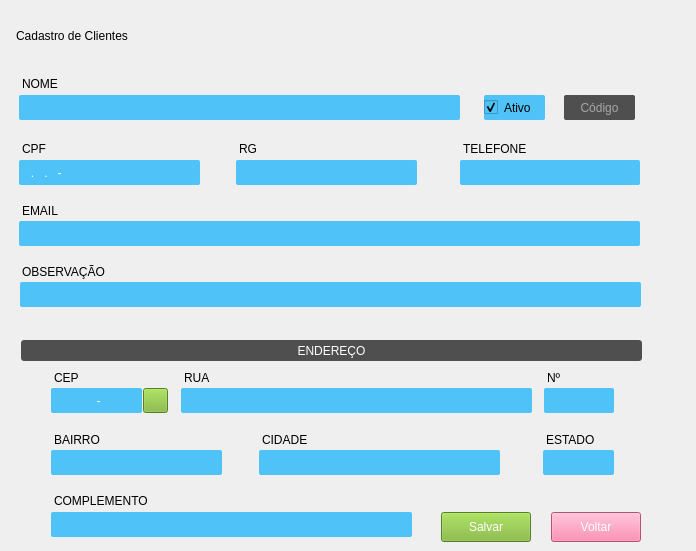
       <widget class="QWidget" name="formCadastroCliente">
        <widget class="QLabel" name="lbl_title_cadastro_cliente">
         <property name="geometry">
          <rect>
           <x>16</x>
           <y>20</y>
           <width>671</width>
           <height>31</height>
          </rect>
         </property>
         <property name="styleSheet">
          <string notr="true">font: 700 20pt &quot;Arial&quot;;
border-bottom: 2px solid;</string>
         </property>
         <property name="text">
          <string>Cadastro de Clientes</string>
         </property>
        </widget>
        <widget class="QLabel" name="lbl_cliente_cpf">
         <property name="geometry">
          <rect>
           <x>22</x>
           <y>141</y>
           <width>49</width>
           <height>16</height>
          </rect>
         </property>
         <property name="styleSheet">
          <string notr="true">font: 700 10pt &quot;Arial&quot;;</string>
         </property>
         <property name="text">
          <string>CPF</string>
         </property>
        </widget>
        <widget class="QLabel" name="lbl_cliente_rg">
         <property name="geometry">
          <rect>
           <x>239</x>
           <y>141</y>
           <width>49</width>
           <height>16</height>
          </rect>
         </property>
         <property name="styleSheet">
          <string notr="true">font: 700 10pt &quot;Arial&quot;;</string>
         </property>
         <property name="text">
          <string>RG</string>
         </property>
        </widget>
        <widget class="QLabel" name="lbl_cliente_nome">
         <property name="geometry">
          <rect>
           <x>22</x>
           <y>76</y>
           <width>61</width>
           <height>16</height>
          </rect>
         </property>
         <property name="styleSheet">
          <string notr="true">font: 700 10pt &quot;Arial&quot;;</string>
         </property>
         <property name="text">
          <string>NOME</string>
         </property>
        </widget>
        <widget class="QLineEdit" name="cliente_nome">
         <property name="geometry">
          <rect>
           <x>19</x>
           <y>95</y>
           <width>441</width>
           <height>25</height>
          </rect>
         </property>
         <property name="styleSheet">
          <string notr="true">QLineEdit{
	background-color: #4fc2f7;
	font: 12pt &quot;Arial&quot;;
	color: rgb(255, 255, 255);
	border:none;
	border-radius: 2px;
}

QLineEdit:Focus {
	border: 1px solid red;
}</string>
         </property>
        </widget>
        <widget class="QLineEdit" name="cpf">
         <property name="geometry">
          <rect>
           <x>19</x>
           <y>160</y>
           <width>181</width>
           <height>25</height>
          </rect>
         </property>
         <property name="styleSheet">
          <string notr="true">QLineEdit{
	background-color: #4fc2f7;
	font: 12pt &quot;Arial&quot;;
	color: rgb(255, 255, 255);
	border:none;
	border-radius: 2px;
}

QLineEdit:Focus {
	border: 1px solid red;
}</string>
         </property>
         <property name="inputMask">
          <string>000.000.000-00</string>
         </property>
        </widget>
        <widget class="QLineEdit" name="rg">
         <property name="geometry">
          <rect>
           <x>236</x>
           <y>160</y>
           <width>181</width>
           <height>25</height>
          </rect>
         </property>
         <property name="styleSheet">
          <string notr="true">QLineEdit{
	background-color: #4fc2f7;
	font: 12pt &quot;Arial&quot;;
	color: rgb(255, 255, 255);
	border:none;
	border-radius: 2px;
}

QLineEdit:Focus {
	border: 1px solid red;
}</string>
         </property>
        </widget>
        <widget class="QLineEdit" name="cliente_email">
         <property name="geometry">
          <rect>
           <x>19</x>
           <y>221</y>
           <width>621</width>
           <height>25</height>
          </rect>
         </property>
         <property name="styleSheet">
          <string notr="true">QLineEdit{
	background-color: #4fc2f7;
	font: 12pt &quot;Arial&quot;;
	color: rgb(255, 255, 255);
	border:none;
	border-radius: 2px;
}

QLineEdit:Focus {
	border: 1px solid red;
}</string>
         </property>
        </widget>
        <widget class="QLabel" name="lbl_cliente_email">
         <property name="geometry">
          <rect>
           <x>22</x>
           <y>203</y>
           <width>49</width>
           <height>16</height>
          </rect>
         </property>
         <property name="styleSheet">
          <string notr="true">font: 700 10pt &quot;Arial&quot;;</string>
         </property>
         <property name="text">
          <string>EMAIL</string>
         </property>
        </widget>
        <widget class="QLabel" name="lbl_cliente_telefone">
         <property name="geometry">
          <rect>
           <x>463</x>
           <y>141</y>
           <width>71</width>
           <height>16</height>
          </rect>
         </property>
         <property name="styleSheet">
          <string notr="true">font: 700 10pt &quot;Arial&quot;;</string>
         </property>
         <property name="text">
          <string>TELEFONE</string>
         </property>
        </widget>
        <widget class="QLineEdit" name="cliente_observacao">
         <property name="geometry">
          <rect>
           <x>20</x>
           <y>282</y>
           <width>621</width>
           <height>25</height>
          </rect>
         </property>
         <property name="styleSheet">
          <string notr="true">QLineEdit{
	background-color: #4fc2f7;
	font: 12pt &quot;Arial&quot;;
	color: rgb(255, 255, 255);
	border:none;
	border-radius: 2px;
}

QLineEdit:Focus {
	border: 1px solid red;
}</string>
         </property>
        </widget>
        <widget class="QLineEdit" name="cliente_telefone">
         <property name="geometry">
          <rect>
           <x>460</x>
           <y>160</y>
           <width>180</width>
           <height>25</height>
          </rect>
         </property>
         <property name="styleSheet">
          <string notr="true">QLineEdit{
	background-color: #4fc2f7;
	font: 12pt &quot;Arial&quot;;
	color: rgb(255, 255, 255);
	border:none;
	border-radius: 2px;
}

QLineEdit:Focus {
	border: 1px solid red;
}</string>
         </property>
        </widget>
        <widget class="QLabel" name="lbl_cliente_observacao">
         <property name="geometry">
          <rect>
           <x>22</x>
           <y>263</y>
           <width>91</width>
           <height>17</height>
          </rect>
         </property>
         <property name="styleSheet">
          <string notr="true">font: 700 10pt &quot;Arial&quot;;</string>
         </property>
         <property name="text">
          <string>OBSERVAÇÃO</string>
         </property>
        </widget>
        <widget class="QLineEdit" name="cliente_cep">
         <property name="geometry">
          <rect>
           <x>51</x>
           <y>388</y>
           <width>91</width>
           <height>25</height>
          </rect>
         </property>
         <property name="focusPolicy">
          <enum>Qt::FocusPolicy::WheelFocus</enum>
         </property>
         <property name="styleSheet">
          <string notr="true">QLineEdit{
	background-color: #4fc2f7;
	font: 12pt &quot;Arial&quot;;
	color: rgb(255, 255, 255);
	border:none;
	border-radius: 2px;
}

QLineEdit:Focus {
	border: 1px solid red;
}</string>
         </property>
         <property name="inputMask">
          <string>99999-999</string>
         </property>
         <property name="alignment">
          <set>Qt::AlignmentFlag::AlignCenter</set>
         </property>
         <property name="placeholderText">
          <string>123456789</string>
         </property>
        </widget>
        <widget class="QLineEdit" name="cliente_nro">
         <property name="geometry">
          <rect>
           <x>544</x>
           <y>388</y>
           <width>70</width>
           <height>25</height>
          </rect>
         </property>
         <property name="focusPolicy">
          <enum>Qt::FocusPolicy::WheelFocus</enum>
         </property>
         <property name="styleSheet">
          <string notr="true">QLineEdit{
	background-color: #4fc2f7;
	font: 12pt &quot;Arial&quot;;
	color: rgb(255, 255, 255);
	border:none;
	border-radius: 2px;
}

QLineEdit:Focus {
	border: 1px solid red;
}</string>
         </property>
         <property name="inputMask">
          <string/>
         </property>
         <property name="alignment">
          <set>Qt::AlignmentFlag::AlignLeading|Qt::AlignmentFlag::AlignLeft|Qt::AlignmentFlag::AlignVCenter</set>
         </property>
         <property name="placeholderText">
          <string/>
         </property>
        </widget>
        <widget class="QPushButton" name="btn_search_cep_cliente">
         <property name="geometry">
          <rect>
           <x>143</x>
           <y>388</y>
           <width>25</width>
           <height>25</height>
          </rect>
         </property>
         <property name="styleSheet">
          <string notr="true">QPushButton {
	font: 10pt &quot;Arial&quot;;
	background-color: #7AB32E;
	color: #FFF;
 }
QPushButton:hover{
	background-color: rgb(0, 170, 0);
}</string>
         </property>
         <property name="text">
          <string/>
         </property>
         <property name="icon">
          <iconset>
           <normaloff>icons/iconSearch.png</normaloff>icons/iconSearch.png</iconset>
         </property>
         <property name="iconSize">
          <size>
           <width>20</width>
           <height>32</height>
          </size>
         </property>
         <property name="checkable">
          <bool>false</bool>
         </property>
         <property name="default">
          <bool>false</bool>
         </property>
         <property name="flat">
          <bool>false</bool>
         </property>
        </widget>
        <widget class="QPushButton" name="btn_save_cliente">
         <property name="geometry">
          <rect>
           <x>441</x>
           <y>512</y>
           <width>90</width>
           <height>30</height>
          </rect>
         </property>
         <property name="styleSheet">
          <string notr="true">QPushButton {
	font: 10pt &quot;Arial&quot;;
	background-color: #7AB32E;
	color: #FFF;
 }
QPushButton:hover{
	background-color: rgb(0, 170, 0);
}</string>
         </property>
         <property name="text">
          <string>Salvar</string>
         </property>
         <property name="icon">
          <iconset>
           <normaloff>icons/iconSave.png</normaloff>icons/iconSave.png</iconset>
         </property>
         <property name="iconSize">
          <size>
           <width>20</width>
           <height>32</height>
          </size>
         </property>
         <property name="checkable">
          <bool>false</bool>
         </property>
         <property name="default">
          <bool>false</bool>
         </property>
         <property name="flat">
          <bool>false</bool>
         </property>
        </widget>
        <widget class="QLineEdit" name="cliente_rua">
         <property name="geometry">
          <rect>
           <x>181</x>
           <y>388</y>
           <width>351</width>
           <height>25</height>
          </rect>
         </property>
         <property name="focusPolicy">
          <enum>Qt::FocusPolicy::WheelFocus</enum>
         </property>
         <property name="styleSheet">
          <string notr="true">QLineEdit{
	background-color: #4fc2f7;
	font: 12pt &quot;Arial&quot;;
	color: rgb(255, 255, 255);
	border:none;
	border-radius: 2px;
}

QLineEdit:Focus {
	border: 1px solid red;
}</string>
         </property>
         <property name="inputMask">
          <string/>
         </property>
         <property name="alignment">
          <set>Qt::AlignmentFlag::AlignLeading|Qt::AlignmentFlag::AlignLeft|Qt::AlignmentFlag::AlignVCenter</set>
         </property>
         <property name="placeholderText">
          <string/>
         </property>
        </widget>
        <widget class="QLineEdit" name="cliente_bairro">
         <property name="geometry">
          <rect>
           <x>51</x>
           <y>450</y>
           <width>171</width>
           <height>25</height>
          </rect>
         </property>
         <property name="focusPolicy">
          <enum>Qt::FocusPolicy::WheelFocus</enum>
         </property>
         <property name="styleSheet">
          <string notr="true">QLineEdit{
	background-color: #4fc2f7;
	font: 12pt &quot;Arial&quot;;
	color: rgb(255, 255, 255);
	border:none;
	border-radius: 2px;
}

QLineEdit:Focus {
	border: 1px solid red;
}</string>
         </property>
         <property name="inputMask">
          <string/>
         </property>
         <property name="alignment">
          <set>Qt::AlignmentFlag::AlignLeading|Qt::AlignmentFlag::AlignLeft|Qt::AlignmentFlag::AlignVCenter</set>
         </property>
         <property name="placeholderText">
          <string/>
         </property>
        </widget>
        <widget class="QLabel" name="lbl_cliente_bairro">
         <property name="geometry">
          <rect>
           <x>54</x>
           <y>432</y>
           <width>120</width>
           <height>16</height>
          </rect>
         </property>
         <property name="styleSheet">
          <string notr="true">font: 700 10pt &quot;Arial&quot;;</string>
         </property>
         <property name="text">
          <string>BAIRRO</string>
         </property>
        </widget>
        <widget class="QLabel" name="lbl_cliente_estado">
         <property name="geometry">
          <rect>
           <x>546</x>
           <y>432</y>
           <width>61</width>
           <height>16</height>
          </rect>
         </property>
         <property name="styleSheet">
          <string notr="true">font: 700 10pt &quot;Arial&quot;;</string>
         </property>
         <property name="text">
          <string>ESTADO</string>
         </property>
        </widget>
        <widget class="QLabel" name="lbl_cliente_cidade">
         <property name="geometry">
          <rect>
           <x>262</x>
           <y>432</y>
           <width>120</width>
           <height>16</height>
          </rect>
         </property>
         <property name="styleSheet">
          <string notr="true">font: 700 10pt &quot;Arial&quot;;</string>
         </property>
         <property name="text">
          <string>CIDADE</string>
         </property>
        </widget>
        <widget class="QLineEdit" name="cliente_estado">
         <property name="geometry">
          <rect>
           <x>543</x>
           <y>450</y>
           <width>71</width>
           <height>25</height>
          </rect>
         </property>
         <property name="focusPolicy">
          <enum>Qt::FocusPolicy::WheelFocus</enum>
         </property>
         <property name="styleSheet">
          <string notr="true">QLineEdit{
	background-color: #4fc2f7;
	font: 12pt &quot;Arial&quot;;
	color: rgb(255, 255, 255);
	border:none;
	border-radius: 2px;
}

QLineEdit:Focus {
	border: 1px solid red;
}</string>
         </property>
         <property name="inputMask">
          <string/>
         </property>
         <property name="alignment">
          <set>Qt::AlignmentFlag::AlignLeading|Qt::AlignmentFlag::AlignLeft|Qt::AlignmentFlag::AlignVCenter</set>
         </property>
         <property name="placeholderText">
          <string/>
         </property>
        </widget>
        <widget class="QLabel" name="lbl_cliente_nro">
         <property name="geometry">
          <rect>
           <x>547</x>
           <y>370</y>
           <width>50</width>
           <height>16</height>
          </rect>
         </property>
         <property name="styleSheet">
          <string notr="true">font: 700 10pt &quot;Arial&quot;;</string>
         </property>
         <property name="text">
          <string>Nº</string>
         </property>
        </widget>
        <widget class="QLabel" name="lbl_cliente_rua">
         <property name="geometry">
          <rect>
           <x>184</x>
           <y>370</y>
           <width>51</width>
           <height>16</height>
          </rect>
         </property>
         <property name="styleSheet">
          <string notr="true">font: 700 10pt &quot;Arial&quot;;</string>
         </property>
         <property name="text">
          <string>RUA</string>
         </property>
        </widget>
        <widget class="QLabel" name="lbl_cliente_endereco">
         <property name="geometry">
          <rect>
           <x>21</x>
           <y>340</y>
           <width>621</width>
           <height>21</height>
          </rect>
         </property>
         <property name="styleSheet">
          <string notr="true">font: 700 11pt &quot;Arial&quot;;
color: rgb(255, 255, 255);
background-color:#4f4f4f;
border-radius: 3px;</string>
         </property>
         <property name="text">
          <string>ENDEREÇO</string>
         </property>
         <property name="alignment">
          <set>Qt::AlignmentFlag::AlignCenter</set>
         </property>
        </widget>
        <widget class="QLineEdit" name="cliente_complemento">
         <property name="geometry">
          <rect>
           <x>51</x>
           <y>512</y>
           <width>361</width>
           <height>25</height>
          </rect>
         </property>
         <property name="focusPolicy">
          <enum>Qt::FocusPolicy::WheelFocus</enum>
         </property>
         <property name="styleSheet">
          <string notr="true">QLineEdit{
	background-color: #4fc2f7;
	font: 12pt &quot;Arial&quot;;
	color: rgb(255, 255, 255);
	border:none;
	border-radius: 2px;
}

QLineEdit:Focus {
	border: 1px solid red;
}</string>
         </property>
         <property name="inputMask">
          <string/>
         </property>
         <property name="alignment">
          <set>Qt::AlignmentFlag::AlignLeading|Qt::AlignmentFlag::AlignLeft|Qt::AlignmentFlag::AlignVCenter</set>
         </property>
         <property name="placeholderText">
          <string/>
         </property>
        </widget>
        <widget class="QPushButton" name="btn_goback_cliente">
         <property name="geometry">
          <rect>
           <x>551</x>
           <y>512</y>
           <width>90</width>
           <height>30</height>
          </rect>
         </property>
         <property name="styleSheet">
          <string notr="true">QPushButton {
	font: 10pt &quot;Arial&quot;;
	background-color: rgb(253, 115, 163);
	color: #FFF;
 }
QPushButton:hover{
	background-color: rgb(255, 0, 0);
}</string>
         </property>
         <property name="text">
          <string>Voltar</string>
         </property>
         <property name="icon">
          <iconset>
           <normaloff>icons/iconGoBack.png</normaloff>icons/iconGoBack.png</iconset>
         </property>
         <property name="iconSize">
          <size>
           <width>20</width>
           <height>32</height>
          </size>
         </property>
        </widget>
        <widget class="QLineEdit" name="cliente_cidade">
         <property name="geometry">
          <rect>
           <x>259</x>
           <y>450</y>
           <width>241</width>
           <height>25</height>
          </rect>
         </property>
         <property name="focusPolicy">
          <enum>Qt::FocusPolicy::WheelFocus</enum>
         </property>
         <property name="styleSheet">
          <string notr="true">QLineEdit{
	background-color: #4fc2f7;
	font: 12pt &quot;Arial&quot;;
	color: rgb(255, 255, 255);
	border:none;
	border-radius: 2px;
}

QLineEdit:Focus {
	border: 1px solid red;
}</string>
         </property>
         <property name="inputMask">
          <string/>
         </property>
         <property name="alignment">
          <set>Qt::AlignmentFlag::AlignLeading|Qt::AlignmentFlag::AlignLeft|Qt::AlignmentFlag::AlignVCenter</set>
         </property>
         <property name="placeholderText">
          <string/>
         </property>
        </widget>
        <widget class="QLabel" name="lbl_cliente_cep">
         <property name="geometry">
          <rect>
           <x>54</x>
           <y>370</y>
           <width>50</width>
           <height>16</height>
          </rect>
         </property>
         <property name="styleSheet">
          <string notr="true">font: 700 10pt &quot;Arial&quot;;</string>
         </property>
         <property name="text">
          <string>CEP</string>
         </property>
        </widget>
        <widget class="QLineEdit" name="id_cliente">
         <property name="enabled">
          <bool>false</bool>
         </property>
         <property name="geometry">
          <rect>
           <x>564</x>
           <y>95</y>
           <width>71</width>
           <height>25</height>
          </rect>
         </property>
         <property name="styleSheet">
          <string notr="true">color: rgb(255, 255, 255);
font: 700 12pt &quot;Arial&quot;;
background-color:#4f4f4f;
border:none;
border-radius: 2px;</string>
         </property>
         <property name="alignment">
          <set>Qt::AlignmentFlag::AlignCenter</set>
         </property>
         <property name="readOnly">
          <bool>true</bool>
         </property>
         <property name="placeholderText">
          <string>Código</string>
         </property>
        </widget>
        <widget class="QCheckBox" name="chk_cliente_ativo">
         <property name="geometry">
          <rect>
           <x>484</x>
           <y>95</y>
           <width>61</width>
           <height>25</height>
          </rect>
         </property>
         <property name="styleSheet">
          <string notr="true">background-color: #4fc2f7;
font: 10pt &quot;Arial&quot;;
border:none;
border-radius: 2px;
</string>
         </property>
         <property name="text">
          <string>Ativo</string>
         </property>
         <property name="checked">
          <bool>true</bool>
         </property>
        </widget>
        <widget class="QLabel" name="lbl_cliente_complemento">
         <property name="geometry">
          <rect>
           <x>54</x>
           <y>493</y>
           <width>101</width>
           <height>16</height>
          </rect>
         </property>
         <property name="styleSheet">
          <string notr="true">font: 700 10pt &quot;Arial&quot;;</string>
         </property>
         <property name="text">
          <string>COMPLEMENTO</string>
         </property>
        </widget>
       </widget>
